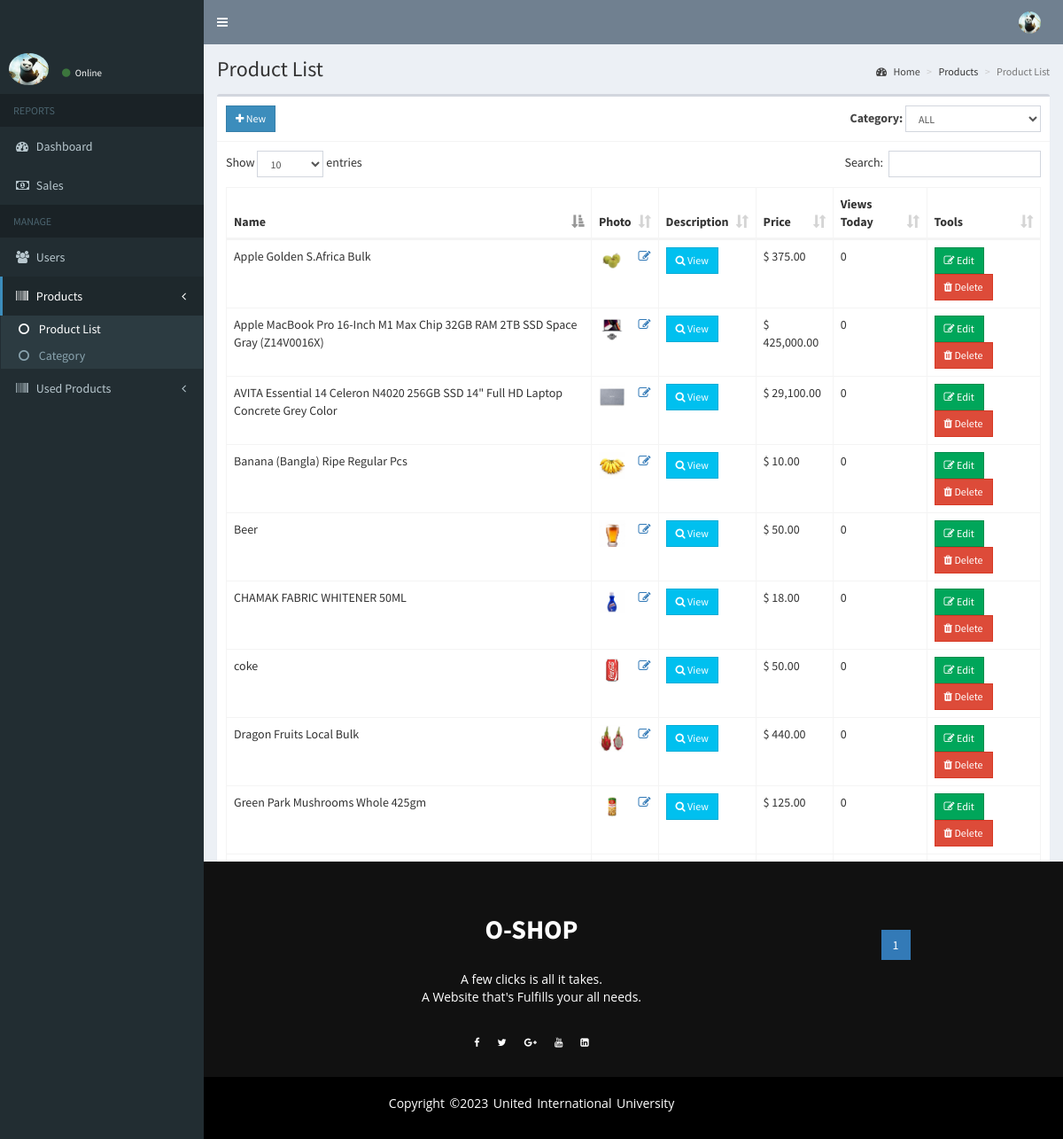
/seller/products.php, run on the app's committed database.
### tables this page shows
CREATE TABLE `products` (
  `id` int(11) NOT NULL,
  `category_id` int(11) NOT NULL,
  `name` text NOT NULL,
  `description` text NOT NULL,
  `slug` varchar(200) NOT NULL,
  `price` double NOT NULL,
  `photo` varchar(200) NOT NULL,
  `date_view` date NOT NULL,
  `counter` int(11) NOT NULL
);

### seller/products.php (the view, shortened to what this page needs)
<?php include 'includes/session.php'; ?>
<?php
  $where = '';
?>
<?php include 'includes/header.php'; ?>
<body class="hold-transition skin-blue sidebar-mini">
<div class="wrapper">
  <?php include 'includes/navbar.php'; ?>
  <?php include 'includes/menubar.php'; ?>
  <div class="content-wrapper">
    <section class="content-header">
      <h1>
        Product List
      </h1>
      <ol class="breadcrumb">
        <li><a href="#"><i class="fa fa-dashboard"></i> Home</a></li>
        <li>Products</li>
        <li class="active">Product List</li>
      </ol>
    </section>
    <section class="content">
      <div class="row">
        <div class="col-xs-12">
          <div class="box">
            <div class="box-header with-border">
              <a href="#addnew" data-toggle="modal" class="btn btn-primary btn-sm btn-flat" id="addproduct"><i class="fa fa-plus"></i> New</a>
              <div class="pull-right">
                <form class="form-inline">
                  <div class="form-group">
                    <label>Category: </label>
                    <select class="form-control input-sm" id="select_category">
                      <option value="0">ALL</option>
                    </select>
                  </div>
                </form>
              </div>
            </div>
            <div class="box-body">
              <table id="example1" class="table table-bordered">
                <thead>
                  <th>Name</th>
                  <th>Photo</th>
                  <th>Description</th>
                  <th>Price</th>
                  <th>Views Today</th>
                  <th>Tools</th>
                </thead>
                <tbody>
                  <?php
                    $conn = $pdo->open();
                    try{
                      $now = date('Y-m-d');
                      $stmt = $conn->prepare("SELECT * FROM products $where");
                      $stmt->execute();
                      foreach($stmt as $row){
                        $image = (!empty($row['photo'])) ? '../images/'.$row['photo'] : '../images/noimage.jpg';
                        $counter = ($row['date_view'] == $now) ? $row['counter'] : 0;
                        echo "
                          <tr>
                            <td>".$row['name']."</td>
                            <td>
                              <img src='".$image."' height='30px' width='30px'>
                              <span class='pull-right'><a href='#edit_photo' class='photo' data-toggle='modal' data-id='".$row['id']."'><i class='fa fa-edit'></i></a></span>
                            </td>
                            <td><a href='#description' data-toggle='modal' class='btn btn-info btn-sm btn-flat desc' data-id='".$row['id']."'><i class='fa fa-search'></i> View</a></td>
                            <td>&#36; ".number_format($row['price'], 2)."</td>
                            <td>".$counter."</td>
                            <td>
                              <button class='btn btn-success btn-sm edit btn-flat' data-id='".$row['id']."'><i class='fa fa-edit'></i> Edit</button>
                              <button class='btn btn-danger btn-sm delete btn-flat' data-id='".$row['id']."'><i class='fa fa-trash'></i> Delete</button>
                            </td>
                          </tr>
                        ";
                      }
                    }
                    catch(PDOException $e){
                      echo $e->getMessage();
                    }
                  ?>
                </tbody>
              </table>
            </div>
          </div>
        </div>
      </div>
    </section>
  </div>
  	<?php include 'includes/footer.php'; ?>
</div>
</body>
</html>

### style.css (style rules this page uses)
* { margin: 0; padding: 0; box-sizing: border-box; }
body { background: #fcfcfc; }

### data on the page
products: name "Beer", photo (picture), price "50.00"
products: name "Green Park Mushrooms Whole 425gm", photo (picture), price "125.00"
products: name "coke", photo (picture), price "50.00"
products: name "Dragon Fruits Local Bulk", photo (picture), price "440.00"
products: name "Banana (Bangla) Ripe Regular Pcs", photo (picture), price "10.00"
products: name "Apple Golden S.Africa Bulk", photo (picture), price "375.00"
products: name "CHAMAK FABRIC WHITENER 50ML", photo (picture), price "18.00"
products: name "AVITA Essential 14 Celeron N4020 256GB SSD 14\" Full HD Laptop Concrete Grey Color", photo (picture), price "29,100.00"
products: name "Apple MacBook Pro 16-Inch M1 Max Chip 32GB RAM 2TB SSD Space Gray (Z14V0016X)", photo (picture), price "425,000.00"
